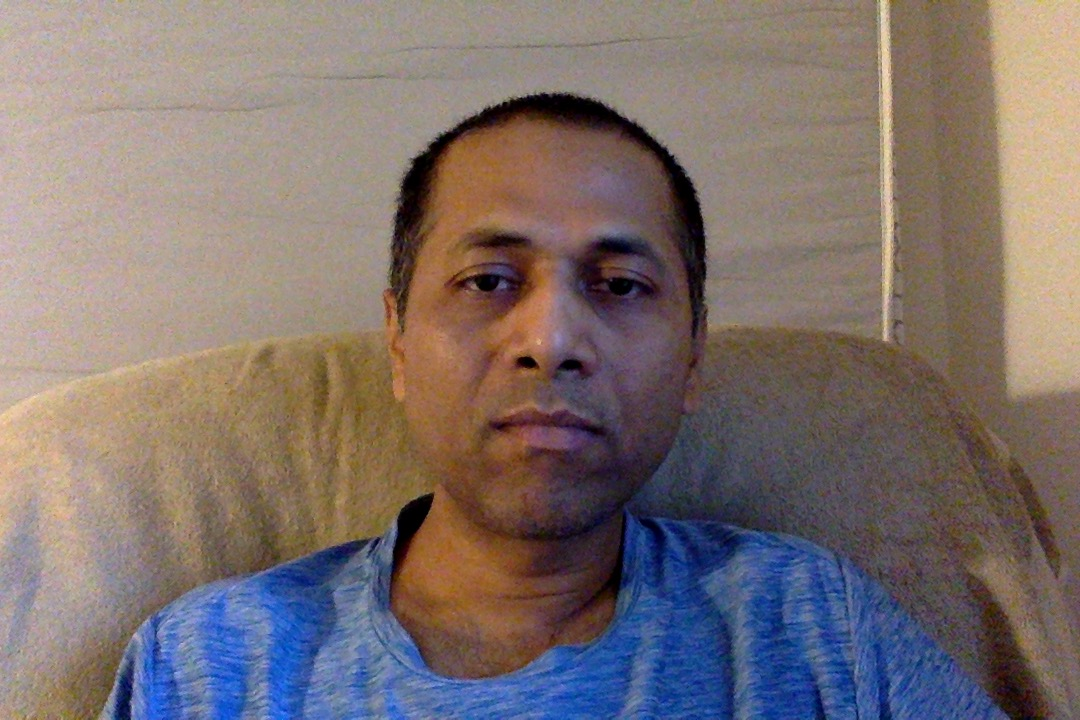
#> input picture UDEMY_ML/MachineVision/Codes/Image_processing_projects/Project_4-Real_time_Object_Detection/SAM.jpg, 1080 x 720 px, given in place of the camera
$ python 5.1-Human_Face_Eyes_Nose_Detection.py
#> lines starting #> are read from the running program, lines starting #| are printed output that depends on the picture; after the words box and inside, x2 and y2 are one past the last pixel; in counts of white or black regions, pixels touching at a corner belong together
# Real-time Human Face, Eyes and Noise Detection

# Import Computer Vision package - cv2
import cv2

# Import Numerical Python package - numpy as np
import numpy as np

# Load human face cascade file using cv2.CascadeClassifier built-in function
# cv2.CascadeClassifier([filename])
face_detect = cv2.CascadeClassifier('/Users/samuelsonawane/Downloads/UDEMY_ML/MachineVision/Codes/Image_processing_projects/Project_1-Human_Face_Eyes_Noise_Detection/haarcascade_frontalface_alt.xml')

# Load human eyes cascade file using cv2.CascadeClassifier built-in function
# cv2.CascadeClassifier([filename])
eyes_detect = cv2.CascadeClassifier('/Users/samuelsonawane/Downloads/UDEMY_ML/MachineVision/Codes/Image_processing_projects/Project_1-Human_Face_Eyes_Noise_Detection/haarcascade_eye.xml')

# Load human noise cascade file using cv2.CascadeClassifier built-in function
# cv2.CascadeClassifier([filename])
noise_detect = cv2.CascadeClassifier('/Users/samuelsonawane/Downloads/UDEMY_ML/MachineVision/Codes/Image_processing_projects/Project_1-Human_Face_Eyes_Noise_Detection/haarcascade_mcs_nose.xml')

# Check if human face cascade file is loaded
if face_detect.empty():
	raise IOError('Unable to haarcascade_frontalface_alt.xml file')

# Check if human eyes cascade file is loaded
if eyes_detect.empty():
	raise IOError('Unable to load haarcascade_eye.xml file')

# Check if human noise cascade file is loaded
if noise_detect.empty():
	raise IOError('Unable to load haarcascade_mcs_nose.xml file')

# Initializing video capturing object
capture = cv2.VideoCapture(0)
# One camera will be connected by passing 0 OR -1
# Second camera can be selected by passing 2


# Initialize While Loop and execute until Esc key is pressed
while True:
	# Start capturing frames
	ret, capturing = capture.read()
#> capturing is the input picture: shape (720, 1080, 3); mean B, G, R 110.1, 112.6, 125.4

	# Resize the frame using cv2.resize built-in function
    # cv2.resize(capturing, output image size, x scale, y scale, interpolation)
	resize_frame = cv2.resize(capturing, None, fx=0.5, fy=0.5,
            interpolation=cv2.INTER_AREA)

    # Convert RGB to gray using cv2.COLOR_BGR2GRAY built-in function
	# BGR (bytes are reversed)
	# cv2.cvtColor: Converts image from one color space to another
	gray = cv2.cvtColor(resize_frame, cv2.COLOR_BGR2GRAY)
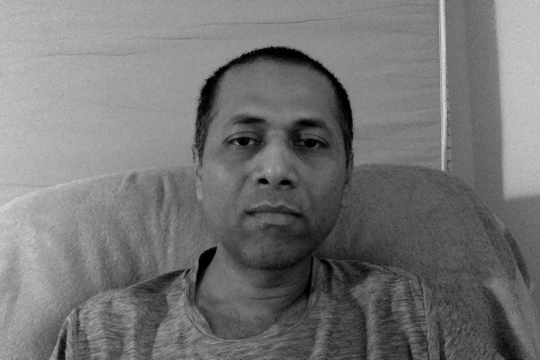
#> gray: shape (360, 540); min 0, max 220, mean 116.3

    # Detect objects(faces) of different sizes using cv2.CascadeClassifier.detectMultiScale
    # cv2.CascadeClassifier.detectMultiScale(gray, scaleFactor, minNeighbors)

    # scaleFactor: Specifies the image size to be reduced
    # Faces closer to the camera appear bigger than those faces in the back.

    # minNeighbors: Specifies the number of neighbors each rectangle should have to retain it
    # Higher value results in less detections but with higher quality

	face_detection = face_detect.detectMultiScale(gray, 1.3, 5)
#> face_detection = [[184, 64, 189, 189]]
	# Rectangles are drawn around the face image using cv2.rectangle built-in function
	# cv2.rectangle(image, (x1,y1), (x2,y2), color, thickness)
	for (x,y,w,h) in face_detection:
		cv2.rectangle(resize_frame, (x,y), (x+w,y+h), (0,0,255), 10)
#> this loop made 1 pass
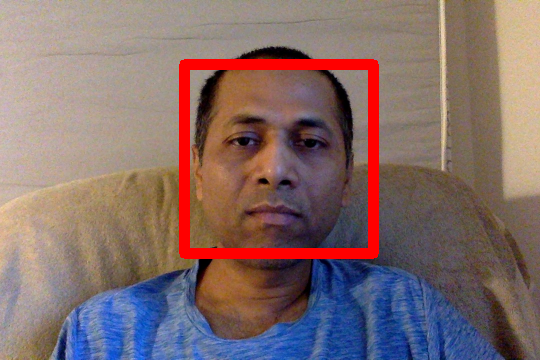
#> resize_frame: shape (360, 540, 3); mean B, G, R 106.6, 108.7, 131.6
		# Find the Region Of Interest (ROI) in color image and grayscale image
	gray_roi = gray[y:y+h, x:x+w]
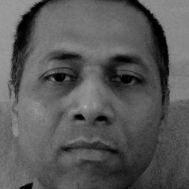
#> gray_roi: shape (189, 189); min 0, max 182, mean 88.8
	color_roi = resize_frame[y:y+h, x:x+w]
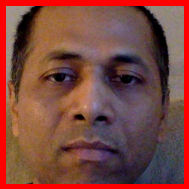
#> color_roi: shape (189, 189, 3); mean B, G, R 62.8, 70.6, 124.8

    # Apply eye detector on the grayscale Region Of Interest (ROI)
	eye_detector = eyes_detect.detectMultiScale(gray_roi)
#> eye_detector = [[35, 53, 49, 49], [102, 55, 45, 45]]

    # Rectangles are drawn around the color eyes image using cv2.rectangle built-in function
    # cv2.rectangle(color_roi, (x1,y1), (x2,y2), color, thickness)

	for (eye_x, eye_y, eye_w, eye_h) in eye_detector:
		cv2.rectangle(color_roi,(eye_x,eye_y),(eye_x + eye_w, eye_y + eye_h),(255,0,0),5)
#> this loop made 2 passes
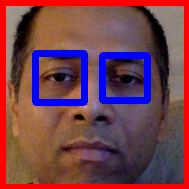
#> color_roi: shape (189, 189, 3); 7.26% of pixels changed, all inside (x1, y1, x2, y2) = (32, 50, 151, 106)

	# Apply nose detector in the grayscale ROI
	nose_detector = noise_detect.detectMultiScale(gray_roi, 1.3, 5)
#> nose_detector = [[62, 90, 55, 46]]

    # Rectangles are drawn around noise using cv2.rectangle built-in function
    # cv2.rectangle(color_roi, (x1,y1), (x2,y2), color, thickness)
	for (nose_x, nose_y, nose_w, nose_h) in nose_detector:
		cv2.rectangle(color_roi, (nose_x, nose_y), (nose_x + nose_w, nose_y + nose_h), (0,255,0), 5)
#> this loop made 1 pass
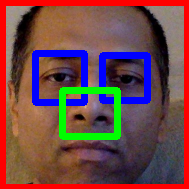
#> color_roi: shape (189, 189, 3); 3.9% of pixels changed, all inside (x1, y1, x2, y2) = (59, 87, 121, 140)

    # Display the eyes detected using imshow built-in function
	cv2.imshow("Real-time Detection", resize_frame)
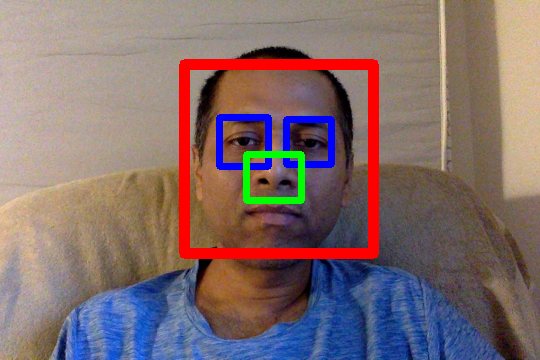
#> window 'Real-time Detection': shape (360, 540, 3); mean B, G, R 108.3, 108.9, 129.3

    # Check if the user has pressed Esc key
	c = cv2.waitKey(1)
#> (key Esc is pressed here)
	if c == 27:
		break

# Close the capturing device
capture.release()

# Close all windows
cv2.destroyAllWindows()
